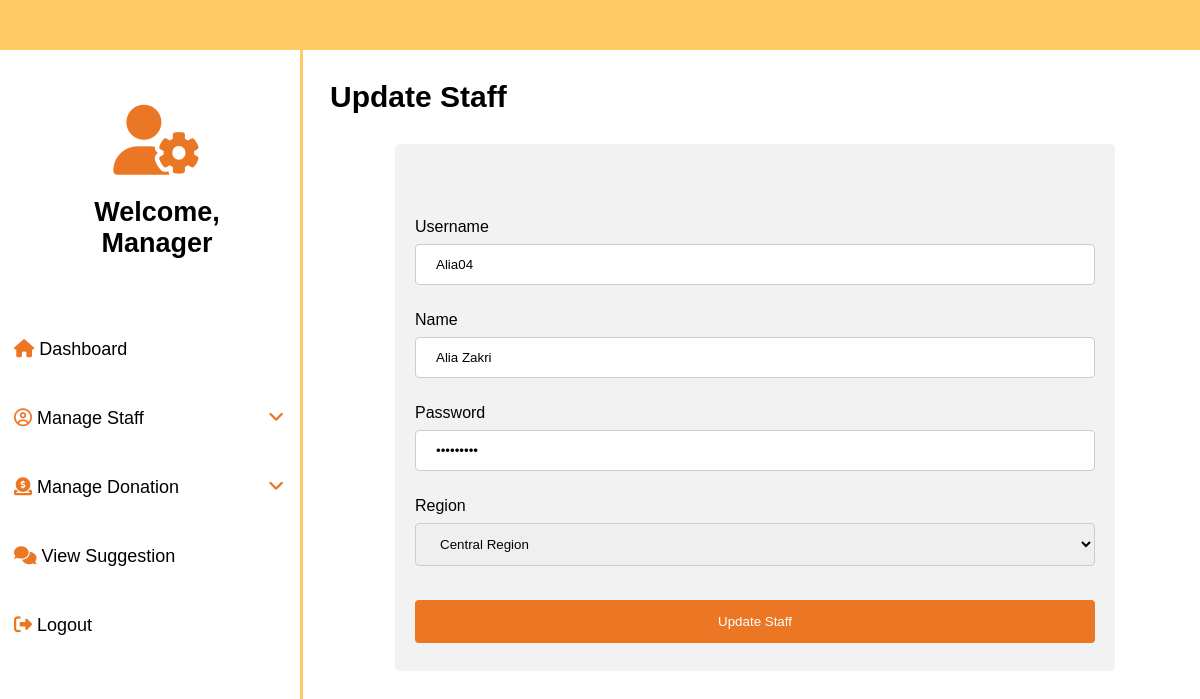
Page /admin/admin_updatestaffs.php?user_id=3 on the committed database.
### tables this page shows
CREATE TABLE `users` (
  `user_id` int(50) NOT NULL,
  `username` varchar(50) NOT NULL,
  `user_fname` varchar(50) NOT NULL,
  `user_email` varchar(50) NOT NULL,
  `password` varchar(20) NOT NULL,
  `role` varchar(15) NOT NULL,
  `phone` varchar(12) NOT NULL,
  `image` longblob NOT NULL,
  `date_joined` timestamp NOT NULL DEFAULT CURRENT_TIMESTAMP ON UPDATE CURRENT_TIMESTAMP,
  `region` varchar(30) NOT NULL
);

### admin/admin_updatestaffs.php (the view, shortened to what this page needs)
<?php
include("../includes/dbconnection.php");
?>
<!DOCTYPE html>
<html>
	<head>
		<link rel="stylesheet"href="../css/style2.css"type="text/css">
	</head>
	<body>
		<header>
		</header>
		<nav>
			<li>
				<center>
					<br><br><br>
					<i class="fas fa-user-cog"></i>
					<h2>Welcome, <br>Manager</h2>
					<br>
				</center>
			</li>
			<li><a href="admin_dashboard.php"><i class="fas fa-home"></i>  Dashboard</a></li>
			<li><button class="dropdown-btn"><i class="far fa-user-circle"></i>  Manage Staff<i class="fas fa-angle-down"></i></button>
			</li>
			<li><button class="dropdown-btn"><i class="fas fa-donate"></i>  Manage Donation<i class="fas fa-angle-down"></i></button>
			</li>
			<li><a href="admin_suggestion.php"><i class="fas fa-comments"></i>  View Suggestion</a></li>
			<li><a href="../includes/logout.php"><i class="fas fa-sign-out-alt"></i>  Logout</a></li>
		</nav>
		<section>
			<article>
				<h1>Update Staff</h1>
				<?php
                $sql="SELECT * FROM users WHERE user_id='".$_GET['user_id']."'";
                $result = mysqli_query($conn,$sql);
                if ($result == TRUE) {
                while($row = mysqli_fetch_array($result)) {
                ?>
				<div class="add">
					<form method="post" action="includes/admin_updatestaffaction.php?user_id=<?php echo $row['user_id']?>">
						<br>
						<br><br>
						<label for="username">Username</label><br>
					  	<input type="text" id="username" name="username" value="<?php echo $row['username']; ?>"><br><br>
					  	<label for="fname">Name</label><br>
					  	<input type="text" id="fname" name="fname" value="<?php echo $row['user_fname']; ?>"><br><br>
					  	<label for="password">Password</label><br>
					  	<input type="password" id="password" name="password" value="<?php echo $row['password']; ?>"><br><br>
					  	<label for="region">Region</label><br>
					  	<select name="region" id="region">
							<option value="Central Region" <?php if($row['region']=="Central Region") echo 'selected="selected"'; ?>>Central Region</option>
						</select><br><br>
						<?php
							}}
							else
							{
								echo "0 result";
							}
						?>
						<input type="submit" name="update" value="Update Staff">
					</form>
				</div>
			</article>
		</section>
	</body>
</html>

### css/style2.css (style rules this page uses)
html { font-family: arial; }
body { margin: 0; }
header { background-color: #ffc963; height: 50px; position: relative; width: 100%; z-index: 2; }
article { margin-left: 310px; padding: 0px 20px; }
h1 { font-size: 30px; }
nav { height: 100%; width: 300px; position: fixed; z-index: 1; top: 0; left: 0; background-color: white; overflow-x: hidden; padding-top: 30px; border-right: 3px solid; border-color: #ffc963; }
nav li, nav a, .dropdown-btn { padding: 12px 15px 12px 7px; text-decoration: none; font-size: 18px; color: black; display: block; border: none; background: none; width: 100%; text-align: left; outline: none; font-family: arial; }
nav a , .dropdown-btn { cursor: pointer; }
.fa-angle-down { float: right; padding-right: 8px; color: #eb7623; }
.fa-user-cog, .fa-user, .fa-user-plus, .fa-newspaper, .fa-users, .add .fa-donate { font-size: 70px; color: #eb7623; }
.fa-home, .fa-user-circle, .fa-donate, .fa-sign-out-alt, .fa-edit, .fa-user-edit, .fa-comments { color: #eb7623; }
.add input[type=text], input[type=password], textarea, select, datalist, input[type=number], input[type="tel"] { width: 100%; padding: 12px 20px; margin: 8px 0; display: inline-block; border: 1px solid #ccc; border-radius: 4px; box-sizing: border-box; }
.add input[type=submit] { width: 100%; background-color: #eb7623; color: white; padding: 14px 20px; margin: 8px 0; border: none; border-radius: 4px; cursor: pointer; }
.add { border-radius: 5px; background-color: #f2f2f2; padding: 20px; width: 80%; margin: 0 auto; }

### rows in the picture
users: username "Alia04", fname "Alia Zakri", region "Central Region"
